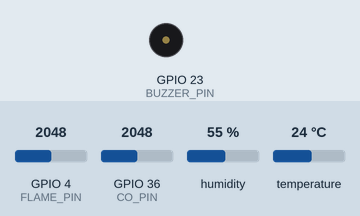
This sketch was run on a simulated ESP32. On the bench: buzzer (waves = sounding, pin HIGH). Inputs (shaded band) come from the test bench; at power-on: GPIO 4 (FLAME_PIN) = 2048, GPIO 36 (CO_PIN) = 2048, humidity 55 %, temperature 24 °C. WiFi joins after 1.5 s; servers stay silent unless stated; no MQTT or app messages arrive unless stated; what the sketch prints to the serial monitor is not drawn.

Above: at 0.0 s.
At 10.1 s:
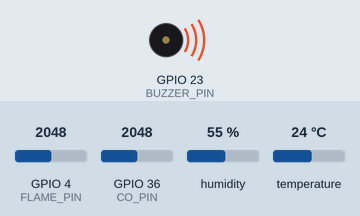
Timing chart, 0 to 11.6 s (numbered marks = the images above):
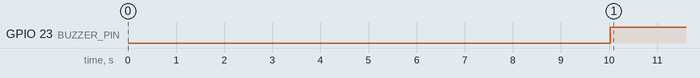

The sketch:

Proyecto2.0.ino
```cpp
// Incluir las librerías necesarias
#include <WiFi.h>
#include <PubSubClient.h>
#include <DHT.h>

// Definir los pines de los sensores y el buzzer
#define FLAME_PIN 4 // Sensor de flama
#define CO_PIN 36 // Sensor de monóxido
#define BUZZER_PIN 23 // Buzzer
#define DHT_PIN 15 // Sensor de temperatura y humedad

// Definir el tipo y el pin del sensor DHT
#define DHT_TYPE DHT11
DHT dht(DHT_PIN, DHT_TYPE);

// Definir las credenciales de la red Wi-Fi
const char* ssid = "Politecnica";
const char* password = "";

// Definir las credenciales del servidor MQTT
const char* mqtt_server = "3.212.118.145";
const char* mqtt_user = "guest";
const char* mqtt_password = "guest";

// Definir los nombres de los topics MQTT
const char* flame_topic = "esp32.flame";
const char* co_topic = "esp32.co";
const char* temp_topic = "esp32.temp";
const char* hum_topic = "esp32.hum";

// Crear un objeto cliente MQTT
WiFiClient espClient;
PubSubClient client(espClient);

// Función para conectar el ESP32 al Wi-Fi
void setup_wifi() {
  delay(10);
  // Mostrar el nombre de la red a la que se va a conectar
  Serial.println();
  Serial.print("Conectando a ");
  Serial.println(ssid);

  // Conectar al Wi-Fi
  WiFi.begin(ssid, password);

  // Esperar hasta que se establezca la conexión
  while (WiFi.status() != WL_CONNECTED) {
    delay(500);
    Serial.print(".");
  }

  // Mostrar la dirección IP asignada al ESP32
  Serial.println("");
  Serial.println("WiFi conectado");
  Serial.println("Dirección IP: ");
  Serial.println(WiFi.localIP());
}

// Función para reconectar el ESP32 al servidor MQTT si se pierde la conexión
void reconnect() {
  // Esperar hasta que se conecte al servidor MQTT
  while (!client.connected()) {
    Serial.print("Intentando conectar al servidor MQTT...");
    // Intentar conectar con el usuario y la contraseña definidos
    if (client.connect("ESP32Client", mqtt_user, mqtt_password)) {
      Serial.println("conectado");
      // Publicar un mensaje de bienvenida en cada topic
      client.publish(flame_topic, "Hola desde ESP32");
      client.publish(co_topic, "Hola desde ESP32");
      client.publish(temp_topic, "Hola desde ESP32");
      client.publish(hum_topic, "Hola desde ESP32");
    } else {
      Serial.print("falló, rc=");
      Serial.print(client.state());
      Serial.println(" intentar de nuevo en 5 segundos");
      // Esperar 5 segundos antes de reintentar
      delay(5000);
    }
  }
}

// Función para leer los valores de los sensores y publicarlos en los topics correspondientes
void publish_sensor_data() {
  // Leer el valor analógico del sensor de flama
  int flame_value = analogRead(FLAME_PIN);
  // Convertir el valor a una cadena de caracteres
  char flame_str[10];
  sprintf(flame_str, "%d", flame_value);
  // Publicar el valor en el topic de flama
  client.publish(flame_topic, flame_str);

  // Leer el valor analógico del sensor de monóxido
  int co_value = analogRead(CO_PIN);
  // Convertir el valor a una cadena de caracteres
  char co_str[10];
  sprintf(co_str, "%d", co_value);
  // Publicar el valor en el topic de monóxido
  client.publish(co_topic, co_str);

  // Leer la temperatura y la humedad del sensor DHT
  float temp_value = dht.readTemperature();
  float hum_value = dht.readHumidity();

  // Comprobar si la lectura es válida
  if (isnan(temp_value) || isnan(hum_value)) {
    // Mostrar un mensaje de error si no se pudo leer el sensor
    Serial.println("Error al leer el sensor DHT");
  } else {
    // Convertir los valores a cadenas de caracteres
    char temp_str[10];
    char hum_str[10];
    sprintf(temp_str, "%.2f", temp_value);
    sprintf(hum_str, "%.2f", hum_value);
    // Publicar los valores en los topics de temperatura y humedad
    client.publish(temp_topic, temp_str);
    client.publish(hum_topic, hum_str);
  }

  // Activar el buzzer si el valor de flama o monóxido es mayor que un umbral
  if (flame_value > 500 || co_value > 500) {
    // Encender el buzzer
    digitalWrite(BUZZER_PIN, HIGH);
  } else {
    // Apagar el buzzer
    digitalWrite(BUZZER_PIN, LOW);
  }
}

// Definir las funciones setup() y loop()

void setup() {
  // Inicializar el puerto serie
  Serial.begin(115200);
  // Inicializar el sensor DHT
  dht.begin();
  // Configurar el pin del buzzer como salida
  pinMode(BUZZER_PIN, OUTPUT);
  // Conectar al Wi-Fi
  setup_wifi();
  // Configurar el servidor MQTT
  client.setServer(mqtt_server, 1883);
}

void loop() {
  // Reconectar al servidor MQTT si se pierde la conexión
  if (!client.connected()) {
    reconnect();
  }
  // Mantener la conexión con el servidor MQTT
  client.loop();
  // Publicar los datos de los sensores cada 10 segundos
  static unsigned long last_time = 0;
  unsigned long current_time = millis();
  if (current_time - last_time > 10000) {
    last_time = current_time;
    publish_sensor_data();
  }
}
```

Measured:
- by itself, GPIO 23 (BUZZER_PIN): LOW → HIGH at 10.0 s
